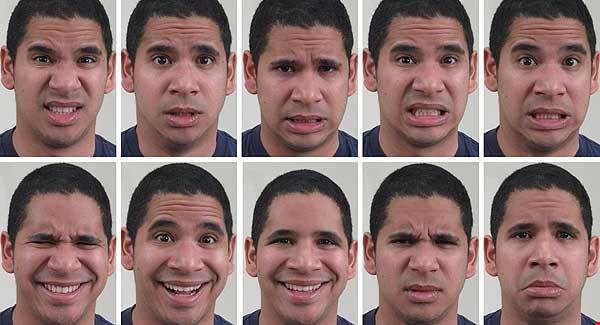
#> input picture diff_emotions.jpg, 600 x 325 px, given in place of the camera
$ jupyter execute --allow-errors face_recognition_opencv.ipynb   (shell and % lines are left out)   (text cells are left out)
#> lines starting #> are read from the running program, lines starting #| are printed output that depends on the picture; after the words box and inside, x2 and y2 are one past the last pixel; in counts of white or black regions, pixels touching at a corner belong together
[cell 1]
import sys
#workaround for openCV on osX
sys.path.append('/usr/local/lib/python3.6/site-packages')

# IMPORTANT: OPENCV 3 for Python 3 is needed, install it from :
# http://docs.opencv.org/3.0-beta/doc/tutorials/introduction/windows_install/windows_install.html
# or on MAC : brew install opencv3 --with-contrib --with-python3 --HEAD
# http://www.pyimagesearch.com/2016/12/19/install-opencv-3-on-macos-with-homebrew-the-easy-way/

import cv2
import matplotlib.pyplot as plt
import PIL
import numpy as np
import utils

#workaround for plots inside the noptebook
plt.rcParams['figure.figsize'] = (5.0, 5.0) # set default size of plots
plt.rcParams['image.interpolation'] = 'nearest'
plt.rcParams['image.cmap'] = 'gray'

[cell 2]
# Get user supplied image
imagePath = 'surprised_angry.jpg'
# the code to use a camera is below (so simple in python !)
# for camera, use
print(imagePath == "surprised_angry.jpg")
video_capture = cv2.VideoCapture(0)
ret, frame = video_capture.read()
#> frame is the input picture: shape (325, 600, 3); mean B, G, R 113.7, 115.8, 142.2

# The face recognition properties, recognizing only frontal face
cascPath = 'haarcascade_frontalface_default.xml'

# Create the haar cascade
faceCascade = cv2.CascadeClassifier(cascPath)

#read image and convert to grayscale
image = frame;#cv2.imread(imagePath,1)
gray = cv2.cvtColor(image, cv2.COLOR_BGR2GRAY)
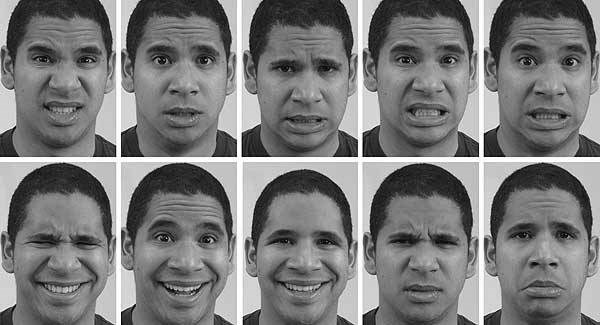
#> gray: shape (325, 600); min 0, max 255, mean 123.5
plt.imshow(gray)
plt.axis('off');

[cell 3]
# Detect faces in the image
faces = faceCascade.detectMultiScale(
    gray,
    scaleFactor=1.1,
    minNeighbors=5,
    minSize=(30, 30)
)
#> faces = [[243, 196, 113, 113], [7, 15, 114, 114], [244, 22, 122, 122], [488, 192, 108, 108], [10, 199, 111, 111], [366, 198, 115, 115], [122, 12, 121, 121], [366, 12, 121, 121], [486, 17, 114, 114], [119, 187, 125, 125]]

print("Found {0} faces in ".format(len(faces)), imagePath, " !")
#| Found 10 faces in  surprised_angry.jpg  !

#preparing an array to store each face img separately
faces_imgs = np.zeros((len(faces),48,48))

# iterate through the faces and save them into a separate array
num_fac = 0;

for (x, y, w, h) in faces:

    face_single = image[y:y+h,x:x+w];
    #resize to 48x48
    face_resized = cv2.resize(face_single, (48,48));
    cv2.imwrite('Face'+str(num_fac)+'.png', face_resized)
    #taking only one color (because it's grey RGB)
    faces_imgs[num_fac] = face_resized[:,:,0]
    num_fac = num_fac+1;
#> this loop made 10 passes
#> pass 1, `face_single = image[y:y+h,x:x+w];`:
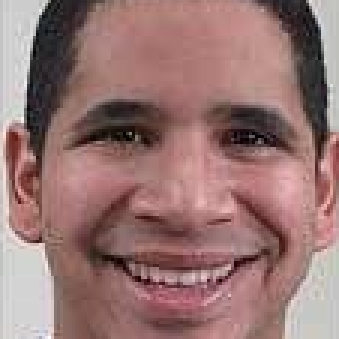
#> face_single: shape (113, 113, 3) (shown 3 times larger); mean B, G, R 114.8, 117.1, 151.4
#> pass 1, `face_resized = cv2.resize(face_single, (48,48));`:
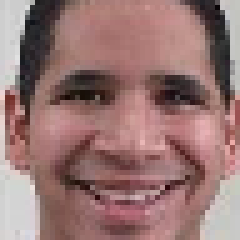
#> face_resized: shape (48, 48, 3) (shown 5 times larger); mean B, G, R 114.9, 117.2, 151.5
#> pass 2, `face_single = image[y:y+h,x:x+w];`:
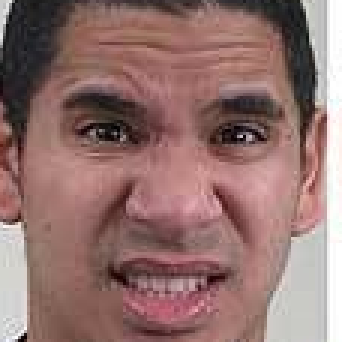
#> face_single: shape (114, 114, 3) (shown 3 times larger); mean B, G, R 110.4, 113.8, 146.6
#> pass 2, `face_resized = cv2.resize(face_single, (48,48));`:
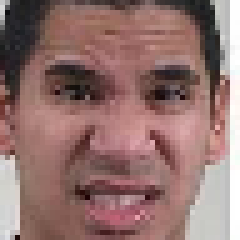
#> face_resized: shape (48, 48, 3) (shown 5 times larger); mean B, G, R 110.3, 113.8, 146.5
#> after the loop:
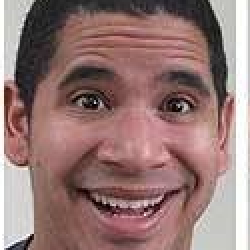
#> face_single: shape (125, 125, 3) (shown 2 times larger); mean B, G, R 116.6, 119.2, 149
#> after the loop, num_fac = 10
    #adding rectangles to faces

# adding rectangles on faces in the image
for (x, y, w, h) in faces:
    cv2.rectangle(image, (x, y), (x+w, y+h), (0, 255, 0), 1)
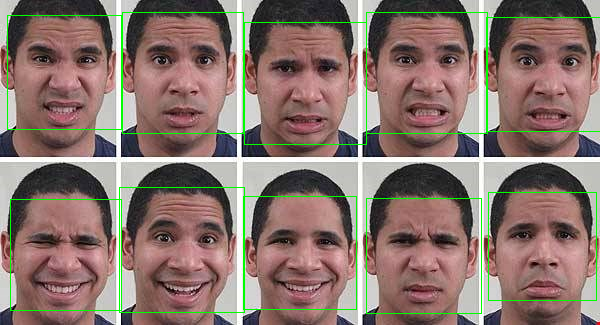
#> image: shape (325, 600, 3); 2.27% of pixels changed, all inside (x1, y1, x2, y2) = (7, 12, 600, 314)
#cv2.imshow("Faces found", image)
cv2.imwrite('Faces_recognized.png', image)

#plotting separate faces
for i in range(0,len(faces)):
    plt.subplot( len(faces),1,i+1)
    plt.imshow(faces_imgs[i,:,:])
    plt.axis('off')
#> this loop made 10 passes

plt.show()
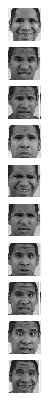
#> figure drawn by matplotlib, 10 panels

#> (a cell that did not finish here is left out)

[cell 5]
N = 7
data = (0.1,0.1,0.1,0.2,0.3,0.1,0.1)

fig, ax = plt.subplots()
ax.bar(np.arange(N) , data)

ax.set_xticklabels(('0', '1', '2', '3', '4','5','6' ))

plt.show()
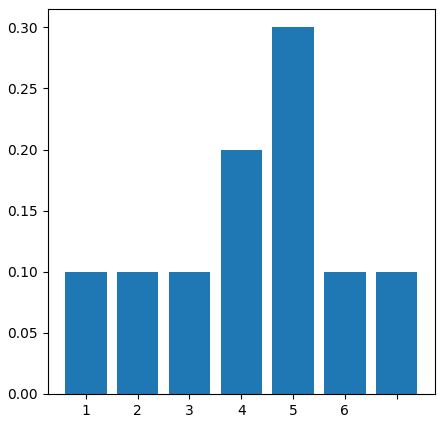
#> figure drawn by matplotlib, 1 panel; tallest bar 0.3 high, from x = 3.6 to 4.4
